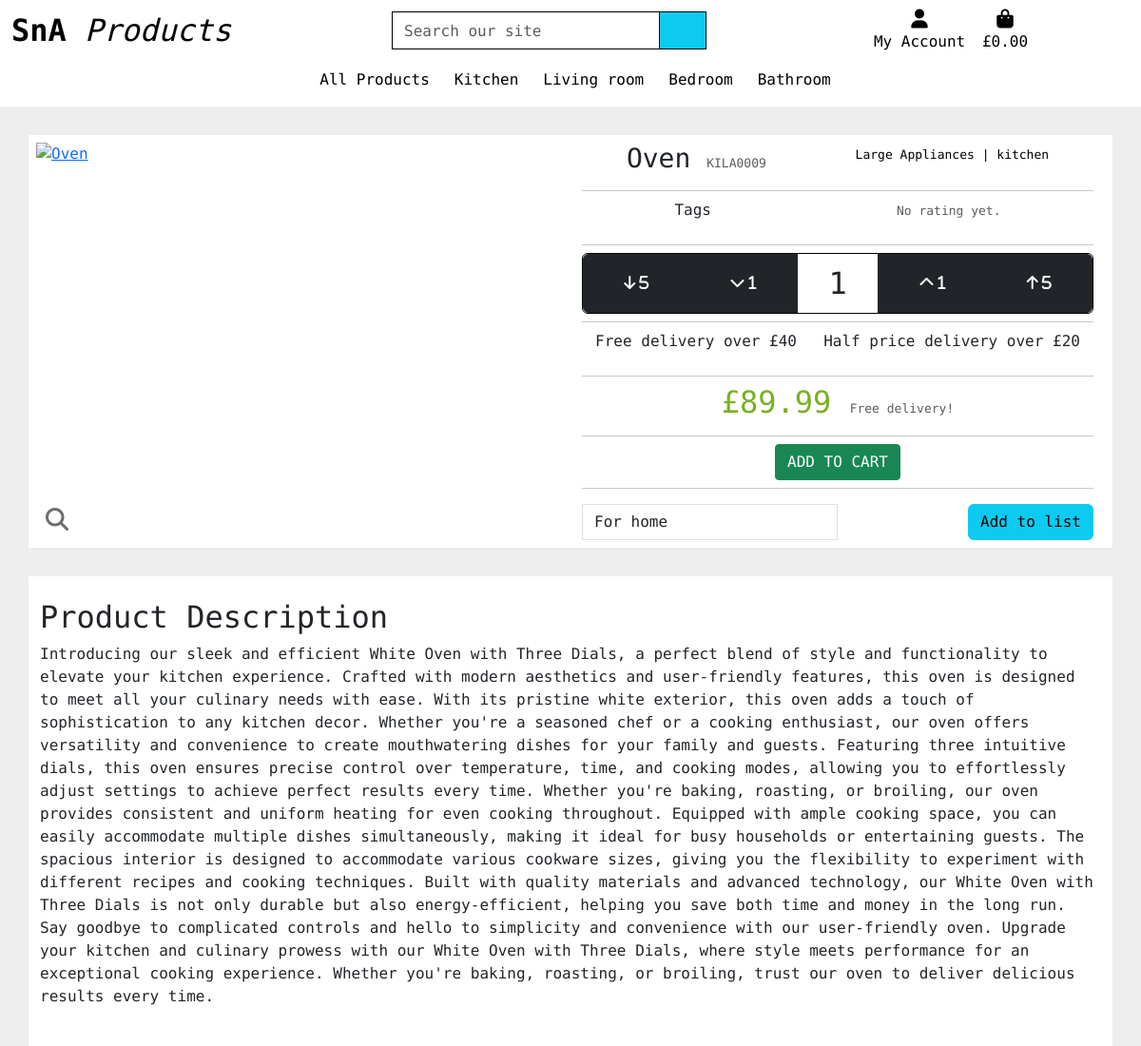
The page /products/1/ on the database its author committed.
### products/models.py (models this page shows, shortened)
class Product(models.Model):
    category = models.ForeignKey('Category', limit_choices_to={'type': 1},  null=True, blank=True,
                                 on_delete=models.SET_NULL, default=18)
    sku = models.CharField(max_length=254, unique=True, editable=False)
    name = models.CharField(max_length=254)
    description = models.TextField()
    price = models.DecimalField(max_digits=6, decimal_places=2)
    rating = models.DecimalField(max_digits=6, decimal_places=2, null=True, blank=True)
    image = CloudinaryField('image', default='placeholder')
    has_sizes = models.BooleanField(null=True, blank=True, default=False)
    def parent(self):
        if self.category:
            return self.category.parent
    def get_category_name(self):
        if self.category is not None:
            return self.category.display_name
        else:
            return "No Category"

class Category(models.Model):
    class Meta:
        verbose_name_plural = 'Categories'
    parent = models.ForeignKey('self', related_name='children', on_delete=models.CASCADE, blank=True, null=True)
    name = models.CharField(max_length=254)
    display_name = models.CharField(max_length=254, null=True, blank=True)
    type = models.IntegerField(choices=CATEGORY_TYPE, editable=False)
    def __str__(self):
        return self.name

### products/views.py (the view)
# urls.py: path('<int:product_id>/', views.product_detail, name='product_detail'),
def product_detail(request, product_id):
    products = get_object_or_404(Product, pk=product_id)
    lists = SavedProductsList.objects.all()
    context = {
        'product': products,
        'lists': lists
    }
    return render(request, 'products/product_detail.html', context)

### products/templates/products/product_detail.html (shortened to what this page needs)
{% extends "base.html" %}
{% load static %}
{% block nav-includes %}
{% include 'includes/site-nav.html' %}
{% endblock %}
{% block content %}
    <div class="container-md floating_container product_detail_container">
        <div class="row product-container p-2">
            <div class="col-12 col-md-6 container product-img-container" id="product-img-container">
                {% if product.image %}
                <a href="{{ product.image.url}}" target="_blank">
                    <img class="product-img mx-auto" width="100%" src="{{ product.image.url}}" alt="{{ product.name }}">
                </a>
                {% else %}
                <a href="{{ product.image.url}}" target="_blank">
                    <img class="product-img mx-auto" width="auto" src="{{ MEDIA_URL }}noimage.png" alt="{{ product.name }}">
                </a>
                {% endif %}
                <i class="fa-solid fa-magnifying-glass zoom-overlay"></i>
            </div>
            <div class="col-12 col-lg-6 text-center">
                <div class="d-flex justify-content-around">
                    <h3>{{product.name}} <small class="text-muted">{{product.sku}}</small></h3>
                    <p class="card-text"><a href="{% url 'products' %}?category={{product.category}}" class="no-link-decoration"><small class="no-link-decoration">{{product.get_category_name }}</a> | <a href="{% url 'products' %}?category={{product.parent}}" class="no-link-decoration">{{product.parent}}</a></small></p>
                </div>
                <hr>
                <div class="d-flex justify-content-around">
                    <p> Tags </p>
                    {% if product.rating %}
                    <p><small class="text-muted">{{product.rating}}</small></p>
                    {% else %}
                    <p><small class="text-muted">No rating yet.</small></p>
                    {% endif %}
                </div>
                <hr>
                <form class="form" action="{% url 'add_to_cart' product.id %}" method="POST">
                    <div class="btn-group input-group qty-group" role="group" aria-label="Button group to increment, or decrement the selected quantity.">
                        <button class="btn btn-dark qty-change" data-change="decrement"> <i class="fa-solid fa-arrow-down"> 5</i></button>
                        <button class="btn btn-dark qty-change" data-change="decrement"> <i class="fa-solid fa-chevron-down"> 1</i></button>
                        <input id="{{product.id}}_qty" class="form-control btn qty-input" type="number" name="quantity" value="1" min="1" max="99" data-product_id="{{ product.id }}">
                        <button class="btn btn-dark qty-change" data-change="increment"> <i class="fa-solid fa-chevron-up"> 1</i> </button>
                        <button class="btn btn-dark qty-change" data-change="increment"> <i class="fa-solid fa-arrow-up"> 5</i> </button>
                    </div>
                    <hr>
                    <div class="d-flex justify-content-around">
                        <p> Free delivery over £<span id="min_free_delivery">{{min_free_delivery}}</span> </p>
                        <p> Half price delivery over £<span id="min_half_delivery">{{ min_half_delivery }}</span> </p>
                    </div>
                    <hr>
                    <div class="d-flex justify-content-around">
                        <h4 class="price">£<span id="product_price">{{product.price}}</span>
                            {% if product.price > min_free_delivery %}
                                <small class="delivery text-muted">Free delivery!</small>
                            {% elif product.price > min_half_delivery %}
                                <small class="delivery text-muted">+£<span id="product-delivery">{{product.delivery}}</span> Half price delivery!</small>
                            {% else %}
                                <small class="delivery text-muted">+£<span id="product-delivery">{{product.delivery}}</span></small>
                            {% endif %}
                            </h4>
                    </div>
                    <hr>
                    <div class="d-flex justify-content-around">
                        <input type="submit" class="btn btn-success rounded-1 text-uppercase" value="Add to Cart">
                    </div>
                </form>
            <hr class="p-1">
                <div>
                    <form class="form d-flex justify-content-between" action="{% url 'add_to_list' product.id %}" method="POST">
                        <select class="form-control rounded-0 w-50 d-inline" name="list_selector" id='{{ list.id }}'>
                            {% for list in lists %}
                            <option value="{{ list.id }}" >{{ list.name }}</option>
                            {%  endfor %}
                        </select>
                        <button type="submit" class="btn btn-info">Add to list</button>
                    </form>
                </div>
            </div>
        </div>
    </div>
    <div class="container-md floating_container product_description_container">
        <div class="row">
            <div class="col-12 p-4">
                <h2> Product Description </h2>
                <p>{{product.description}}</p>
            </div>
        </div>
    </div>
{% endblock content %}

### static/css/style.css (style rules this page uses)
* { max-width: 100vw; }
html { height: 100%; }
body { background: url('/media/background-image.jpg') no-repeat center center fixed; background-size: cover; height: calc(100vh - 164px); font-family: "Encode Sans Expanded", sans-serif; font-weight: 400; font-style: normal; width: 100vw; }
small { font-size: small; }
.related_products_container, .product_detail_container, .product_description_container { background: #fff; margin-top: 30px; padding: unset; }
.product_description_container { padding: 50px; }
.product-img-container { position: relative; padding: unset; }
.product-img { display: block; width: auto; max-width: 100%; height: auto; max-height: 380px; }
.zoom-overlay { position: absolute; bottom: 10px; left: 10px; font-size: x-large; color: rgb(109, 109, 109); }
.product-container { width: 100%; justify-content: space-between; margin-left: unset; }
.product-container hr { margin: 8px 0; }
.price { color: rgb(120, 177, 34); font-size: xx-large; }
.qty-group { border: 1px solid black; }
.qty-change { display: inline; }
.qty-input { font-size: xx-large; }
input[type=number].cart-qty-input, input[type=number].qty-input { -moz-appearance: textfield; }
.no-link-decoration { text-decoration: none; color: black; }
.floating_container { background: #fff; margin-top: 30px; padding: unset; }

### rows shown on the page
Product: name "Oven", sku "KILA0009", get_category_name "Large Appliances", parent "kitchen", quantity "1", price "89.99", description "Introducing our sleek and efficient White Oven with Three Dials, a perfect blend of style and functionality to elevate your kitchen experience. Crafted with modern aesthetics and user-friendly features, this oven is designed to meet all your culinary needs with ease. With its pristine white exterior, this oven adds a touch of sophistication to any kitchen decor. Whether you're a seasoned chef or a cooking enthusiast, our oven offers versatility and convenience to create mouthwatering dishes for your family and guests. Featuring three intuitive dials, this oven ensures precise control over temperature, time, and cooking modes, allowing you to effortlessly adjust settings to achieve perfect…"

### other values the page prints
{{ min_free_delivery }} "40"
{{ min_half_delivery }} "20"
form field list_selector "For home"
